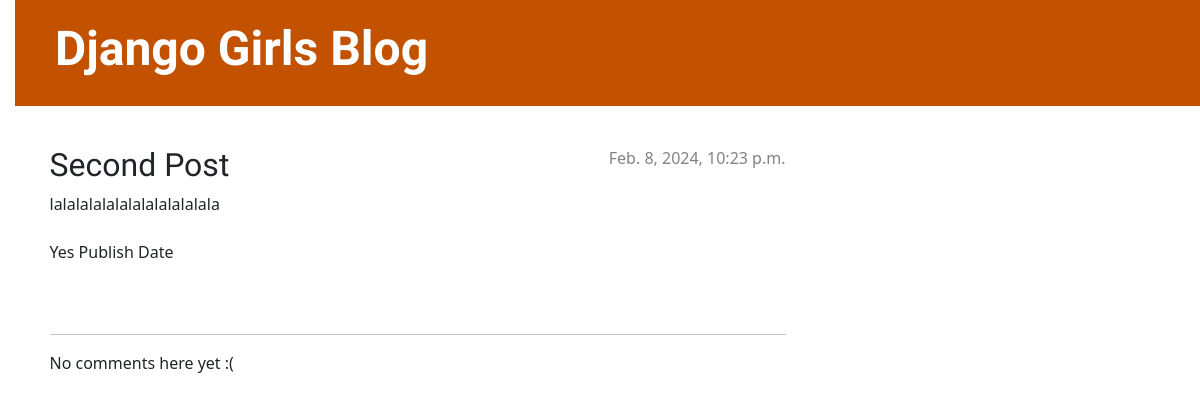
The app's page /post/2/ with its own data.
### blog/models.py (models this page shows, shortened)
class Post(models.Model):
    author = models.ForeignKey(settings.AUTH_USER_MODEL, on_delete=models.CASCADE)
    title = models.CharField(max_length=200)
    text = models.TextField()
    created_date = models.DateTimeField(default=timezone.now)
    published_date = models.DateTimeField(blank=True, null=True)

### blog/views.py (the view)
# urls.py: path('post/<int:pk>/', views.post_detail, name='post_detail'),
def post_detail(request, pk):
    post = get_object_or_404(Post, pk=pk)
    return render(request, 'blog/post_detail.html', {'post': post})

### blog/templates/blog/post_detail.html (shortened to what this page needs)
{% extends 'blog/base.html' %}
{% block content %}
    <article class="post">
        {% if post.published_date %}
            <div class="date">
                {{ post.published_date }}
            </div>
        {% else %}
            <a class="btn btn-default" href="{% url 'post_publish' pk=post.pk %}">Publish</a>
        {% endif %}
        <h2>{{ post.title }}</h2>
        <p>{{ post.text|linebreaksbr }}</p>
    </article>
<hr>
{% for comment in post.comments.all %}
    {% if user.is_authenticated or comment.approved_comment %}
    <div class="comment">
        <div class="date">
            {{ comment.created_date }}
            {% if not comment.approved_comment %}
                <a class="btn btn-default" href="{% url 'comment_remove' pk=comment.pk %}">
                   {% include './icons/hand-thumbs-down.svg' %}
                </a>
                <a class="btn btn-default" href="{% url 'comment_approve' pk=comment.pk %}">
                   {% include './icons/hand-thumbs-up.svg' %}
                </a>
            {% endif %}
        </div>
        <strong>{{ comment.author }}</strong>
        <p>{{ comment.text|linebreaks }}</p>
    </div>
    {% endif %}
{% empty %}
    <p>No comments here yet :(</p>
{% endfor %}
{% endblock %}

### blog/static/css/blog.css (style rules this page uses)
body { padding-left: 15px; }
h1, h2, h3, h4 { font-family: 'Lobster', cursive; }
.date { color: #828282; }
.post { margin-bottom: 70px; }
.post > .date, .post > .actions { float: right; }

### records on screen
Post: published_date "Feb. 8, 2024, 10:23 p.m.", title "Second Post", text "lalalalalalalalalalalalala Yes Publish Date"
